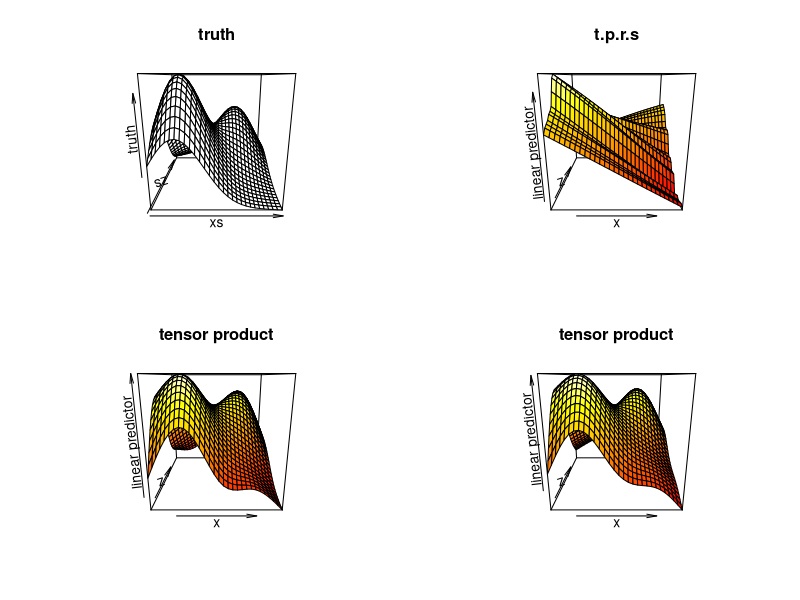
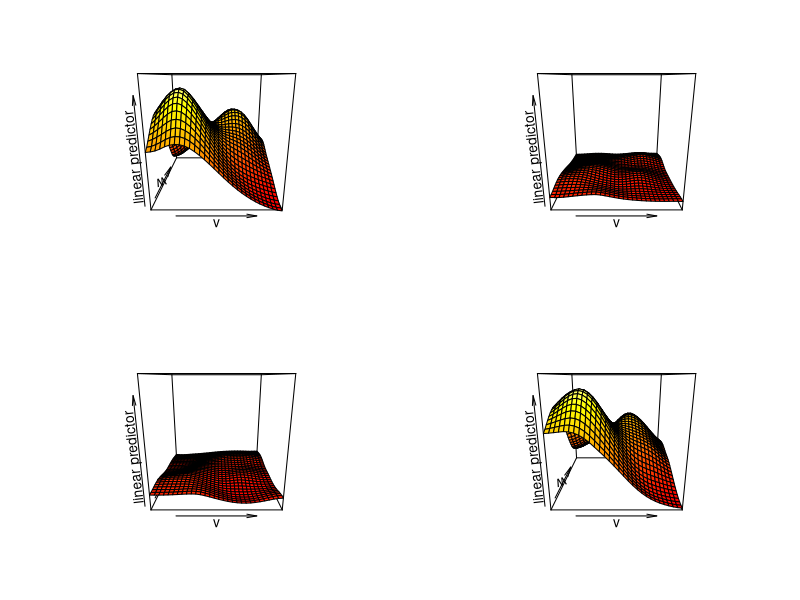

Reproduce these figures in R, in order.
library(mgcv)


### Name: t2
### Title: Define alternative tensor product smooths in GAM formulae
### Aliases: t2
### Keywords: models smooth regression

### ** Examples


# following shows how tensor product deals nicely with 
# badly scaled covariates (range of x 5% of range of z )
require(mgcv)
test1<-function(x,z,sx=0.3,sz=0.4)  
{ x<-x*20
  (pi**sx*sz)*(1.2*exp(-(x-0.2)^2/sx^2-(z-0.3)^2/sz^2)+
  0.8*exp(-(x-0.7)^2/sx^2-(z-0.8)^2/sz^2))
}
n<-500
old.par<-par(mfrow=c(2,2))
x<-runif(n)/20;z<-runif(n);
xs<-seq(0,1,length=30)/20;zs<-seq(0,1,length=30)
pr<-data.frame(x=rep(xs,30),z=rep(zs,rep(30,30)))
truth<-matrix(test1(pr$x,pr$z),30,30)
f <- test1(x,z)
y <- f + rnorm(n)*0.2
b1<-gam(y~s(x,z))
persp(xs,zs,truth);title("truth")
vis.gam(b1);title("t.p.r.s")
b2<-gam(y~t2(x,z))
vis.gam(b2);title("tensor product")
b3<-gam(y~t2(x,z,bs=c("tp","tp")))
vis.gam(b3);title("tensor product")
par(old.par)

test2<-function(u,v,w,sv=0.3,sw=0.4)  
{ ((pi**sv*sw)*(1.2*exp(-(v-0.2)^2/sv^2-(w-0.3)^2/sw^2)+
  0.8*exp(-(v-0.7)^2/sv^2-(w-0.8)^2/sw^2)))*(u-0.5)^2*20
}
n <- 500
v <- runif(n);w<-runif(n);u<-runif(n)
f <- test2(u,v,w)
y <- f + rnorm(n)*0.2

## tensor product of 2D Duchon spline and 1D cr spline
m <- list(c(1,.5),0)
b <- gam(y~t2(v,w,u,k=c(30,5),d=c(2,1),bs=c("ds","cr"),m=m))

## look at the edf per penalty. "rr" denotes interaction term 
## (range space range space). "rn" is interaction of null space
## for u with range space for v,w...
pen.edf(b) 

## plot results...
op <- par(mfrow=c(2,2))
vis.gam(b,cond=list(u=0),color="heat",zlim=c(-0.2,3.5))
vis.gam(b,cond=list(u=.33),color="heat",zlim=c(-0.2,3.5))
vis.gam(b,cond=list(u=.67),color="heat",zlim=c(-0.2,3.5))
vis.gam(b,cond=list(u=1),color="heat",zlim=c(-0.2,3.5))
par(op)

b <- gam(y~t2(v,w,u,k=c(25,5),d=c(2,1),bs=c("tp","cr"),full=TRUE),
         method="ML")
## more penalties now. numbers in labels like "r1" indicate which 
## basis function of a null space is involved in the term. 
pen.edf(b) 
